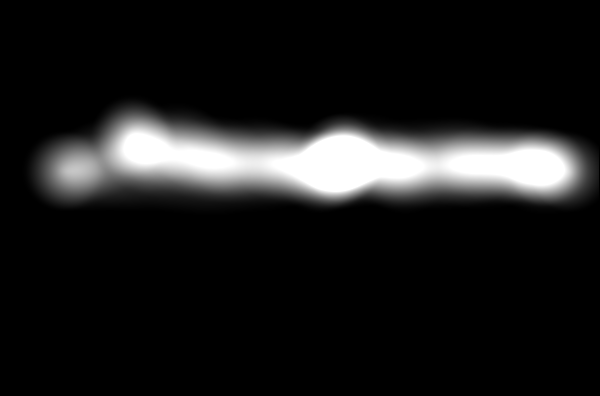

This chart was generated by the following Python code:
from collections import namedtuple
from dataclasses import dataclass
from PIL import Image
import numpy as np
import math

@dataclass
class BoundingBox:
    x: int
    y: int
    width: int
    height: int

class HeatMapGenerator():
    mFeathering = 40
    mMaxContrib = 10
    mContribClip = 300.0

    def __init__(self, width, height, boundingBoxes):
        self.mWidth = width
        self.mHeight = height
        self.mBoundingBoxes = boundingBoxes
        self.mSumTable = np.zeros(shape=(height, width))
        self.mHeatMap = np.zeros((height, width, 3), dtype=np.uint8)

    def computeHeatMap(self):
        for bb in self.mBoundingBoxes:
            width = bb.width
            height = bb.height
            x = bb.x
            y = bb.y

            cX = int(x + width/2)
            cY = int(y + height/2)
            for a in range(cX - self.mFeathering, cX + self.mFeathering):
                # print(a)
                if a < 0 or a >= self.mWidth:
                    continue
                distA = (cX - a)**2
                # print(distA)
                for b in range(cY - self.mFeathering, cY + self.mFeathering):
                    if b < 0 or b >= self.mHeight :
                        continue
                    distB = (cY - b)**2
                    dist = math.sqrt(distA + distB)
                    if dist <= self.mFeathering:
                        self.mSumTable[b,a] += (float(self.mFeathering) - dist)/float(self.mFeathering) * self.mMaxContrib

        for i in range(0, self.mHeight-1):
            for j in range(0, self.mWidth-1):
                val = float(self.mSumTable[i,j])/self.mContribClip * 255
                grayscale = max(0, min(255, int(val)))
                if grayscale > 255:
                    print(f'Val {i} {j} {val}')
                self.mHeatMap[i,j] = [grayscale, grayscale, grayscale]

        self.mImg = Image.fromarray(self.mHeatMap, 'RGB')
        self.mImg.save('heatmap.png')
        self.mImg.show()




